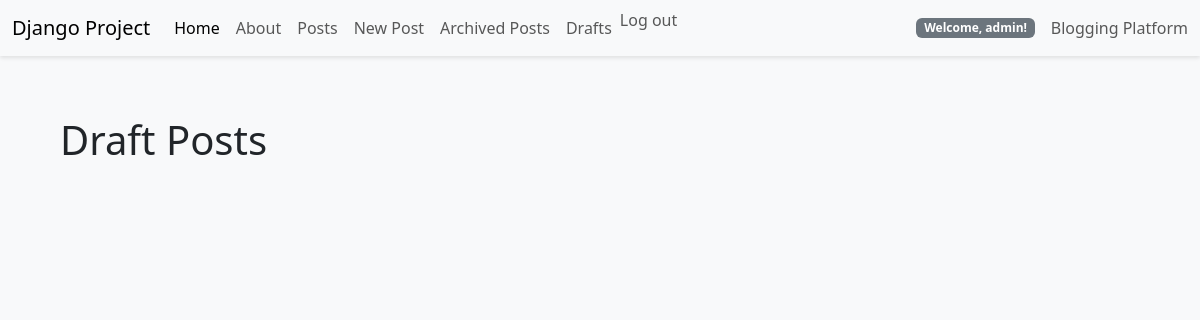
The app's page /posts/drafts/ (signed in), older data.
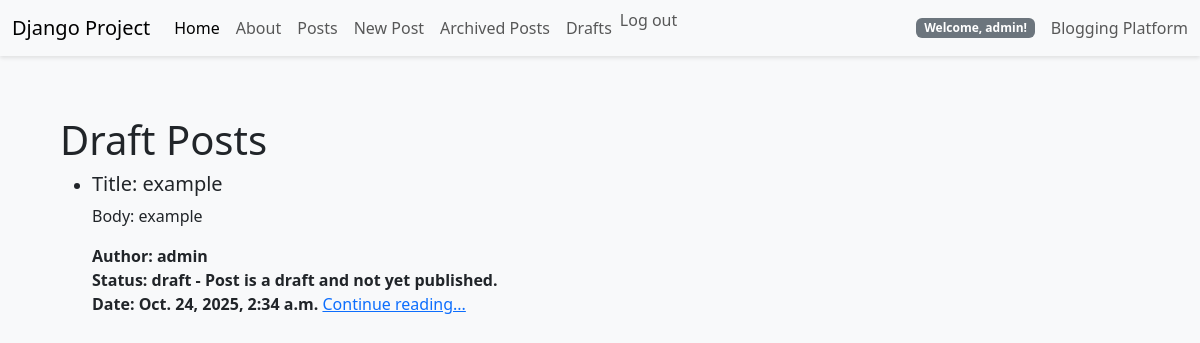
The same page, newer data.
### posts/models.py (models this page shows, shortened)
class Post(models.Model):
    title = models.CharField(max_length=128)
    subtitle = models.CharField(max_length=256)
    body = models.TextField()
    created_on = models.DateTimeField(auto_now_add=True)
    author = models.ForeignKey(get_user_model(), on_delete=models.CASCADE)
    status = models.ForeignKey(Status, on_delete=models.CASCADE)

class Status(models.Model):
    name = models.CharField(max_length=128, unique=True)
    description = models.CharField(max_length=256, help_text='Write a description for the status')
    def __str__(self):
        return f'{self.name} - {self.description}'

### posts/views.py (the view)
# urls.py: path('drafts/', DraftPostListView.as_view(), name='post_drafts'),
class DraftPostListView(LoginRequiredMixin, ListView):
    model = Post
    template_name = 'posts/drafts.html'
    context_object_name = 'draft_posts'
    def get_context_data(self, **kwargs):
        context = super().get_context_data(**kwargs)
        draft_status = Status.objects.get(name='draft') # Get the 'draft' status object
        context['draft_posts'] = Post.objects.filter(status=draft_status).filter(author=self.request.user).order_by("created_on").reverse()
        return context

### templates/posts/drafts.html (shortened to what this page needs)
{% extends 'base.html' %}
{% block content %}
<h1>Draft Posts</h1>
<ul>
    {% for post in draft_posts %}
    <li>
        <div>
            <h5>Title: {{ post.title }}</h5>
            <p>Body: {{ post.body|truncatechars:10 }}</p>
            <span><strong>Author: {{ post.author }}</strong></span>
            <br>
            <span><strong>Status: {{ post.status }}</strong></span>
            <br>
            <span><strong>Date: {{ post.created_on }}</strong></span>
            <a href="{% url 'post_detail' post.id %}">Continue reading...</a>
        </div>
    </li>
    {% endfor %}
</ul>
{% endblock content %}

Row changes from the older to the newer data that the page shows:
added Post: title "example", body "example", author "admin", status "draft - Post is a draft and not yet published.", created_on "Oct. 24, 2025, 2:34 a.m."
